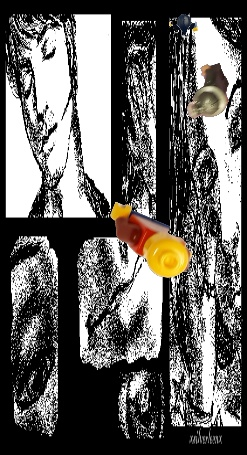
#> input picture YoloDataset/lego-gubbar-detection/00000000.JPEG, 247 x 455 px, found by its file name
$ python drawtounderstand.py
#> lines starting #> are read from the running program, lines starting #| are printed output that depends on the picture; after the words box and inside, x2 and y2 are one past the last pixel; in counts of white or black regions, pixels touching at a corner belong together
import cv2
img = cv2.imread("00000000.JPEG")
#> img is the input picture: shape (455, 247, 3); mean B, G, R 95.3, 98.1, 100
cv2.rectangle(img, (95, 199), (202, 285), (255,0,0), 1)
cv2.rectangle(img, (173, 59), (239, 126), (255,0,0), 1)
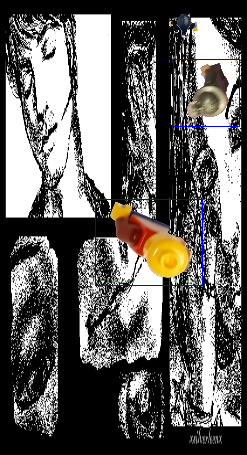
#> img: shape (455, 247, 3); mean B, G, R 96.1, 97.5, 99.4
cv2.rectangle(img, (168, 13), (199, 36), (255,0,0), 1)
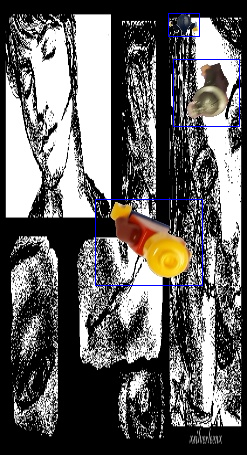
#> img: shape (455, 247, 3); 0.1% of pixels changed, all inside (x1, y1, x2, y2) = (168, 13, 200, 37)
cv2.imshow("img", img)
# 95</xmin><ymin>199</ymin><xmax>202</xmax><ymax>285
# 173</xmin><ymin>59</ymin><xmax>239</xmax><ymax>126
# 168</xmin><ymin>13</ymin><xmax>199</xmax><ymax>36
cv2.waitKey()
